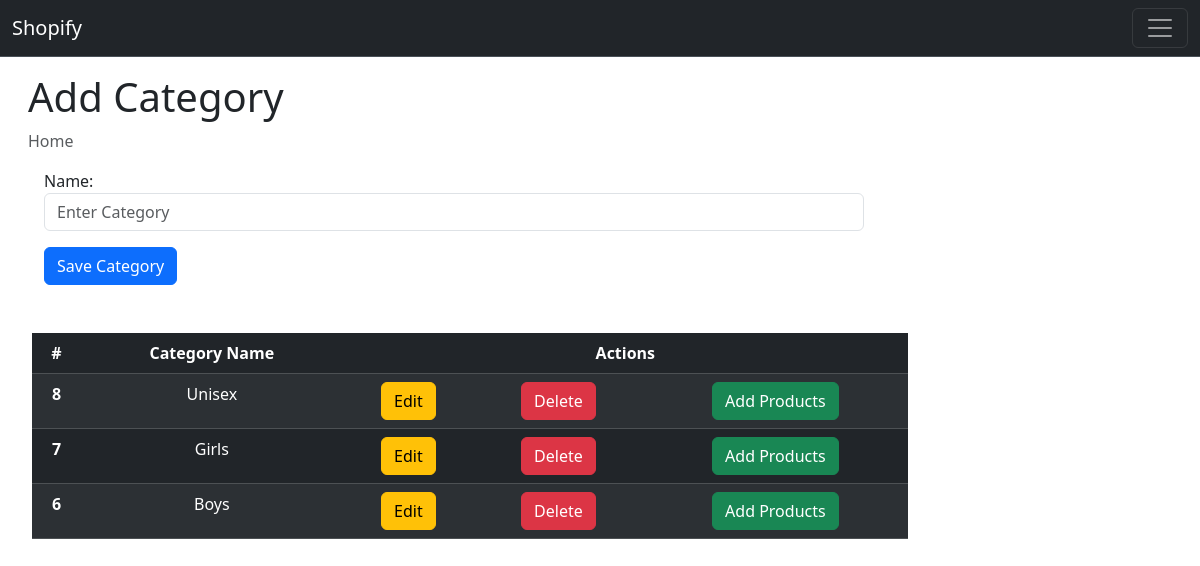
The page /siteadmin/category_list/ (signed in) on the database its author committed.
### adminpanel/models.py (models this page shows, shortened)
class Category(models.Model):
    name = models.CharField(max_length=200)

### adminpanel/views.py (the view)
# urls.py: path('category_list/', category_list, name ='category_list'),
@login_required(login_url='/sign_in/')
def category_list(request):
    categories = Category.objects.all().order_by('-id')
    if request.method == "POST":
        form = CategoryForm(request.POST)
        if form.is_valid():
            form.save()
            messages.success(request,'A new category is added')
            return redirect('adminpanel:category_list')
    else:
        form = CategoryForm()
    context = {
        'form':form,
        'categories':categories
    }
    return render(request,'adminpanel/category_list.html',context)

### adminpanel/forms.py
class CategoryForm(forms.ModelForm):
    class Meta:
        model = Category
        fields = '__all__'
        widgets = {
            'name': forms.TextInput(attrs={'class':'form-control','placeholder':'Enter Category'})
        }

### templates/adminpanel/category_list.html (shortened to what this page needs)
{% extends 'adminpanel/base.html' %}
{% block content %}
<div class="row m-3">
    <div class="col-lg-9 col-md-6 col-sm-6">
    <h1> Add Category </h1>
    <nav aria-label="breadcrumb">
        <ol class="breadcrumb">
          <li class="breadcrumb-item active" aria-current="page">Home</li>
        </ol>
      </nav>
    <form method="post" class="m-3">
        {{ form.as_p }}
        <button type="submit" class = "btn btn-primary">Save Category</button>
    </form>
    </div>
</div>
<div class="row m-3">
    <table class="table table-striped table-dark m-3 text-center w-75">
        <thead>
        <tr>
            <th scope="col">#</th>
            <th scope="col">Category Name</th>
            <th scope="col" colspan="3">Actions</th>
        </tr>
        </thead>
        <tbody>
            {% if categories %}
                {% for category in categories %}
                    <tr>
                        <th scope="row">{{category.id}}</th>
                        <td>{{category.name}}</td>
                        <td><a href="{% url 'adminpanel:edit_category' category.id %}" class = "btn btn-warning">Edit</a></td>
                        <td><a href="{% url 'adminpanel:delete_category' category.id %}" class = "btn btn-danger" onclick="return confirm('Do you want to delete this category?')">Delete</a></td>
                        <td><a href="{% url 'adminpanel:add_product' category.id %}" class = "btn btn-success">Add Products</a></td>
                    </tr>
                {% endfor %}
            {% else %}
                    <tr><td colspan="5"><p>No records to display</p></td></tr>
            {% endif %}
        </tbody>
    </table>
</div>
{% endblock %}

### rows shown on the page
Category: id "8", name "Unisex"
Category: id "7", name "Girls"
Category: id "6", name "Boys"
